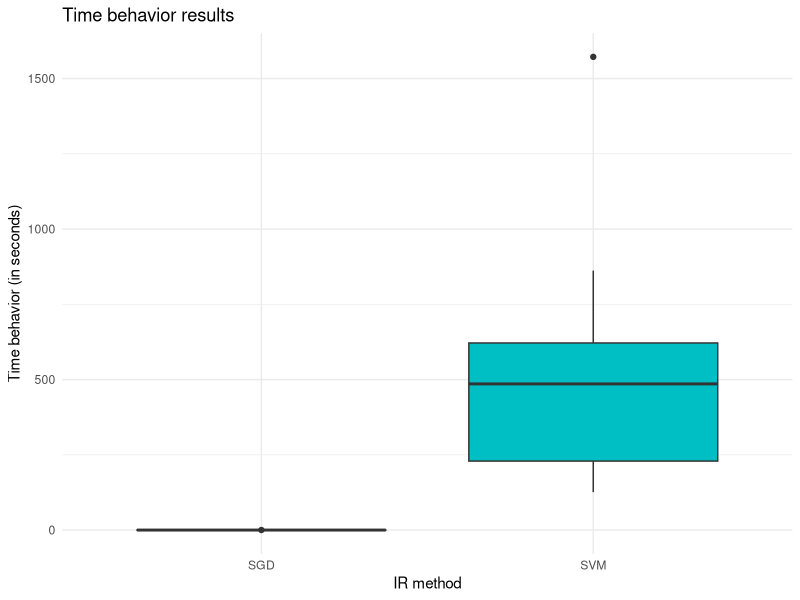

Here is the R script that generated this plot:
#loading library
require("ggplot2")

# selecting the current directory
setwd("/Users/tassiovale/Dropbox/PhD Thesis/trace2vary/trace_recovery/results/")

# read csv file
data <- read.csv("2018-03-18_21h56m_output.csv")

chart <- ggplot(data=data, aes(x=method, y=performance, fill=method)) +
    geom_boxplot() +
    theme_minimal() +
    ggtitle("Time behavior results") +
    labs(x="IR method", y="Time behavior (in seconds)") +
    scale_fill_discrete(guide=FALSE)

ggsave("2018-03-18_21h56m_performanceavg_chart.eps")